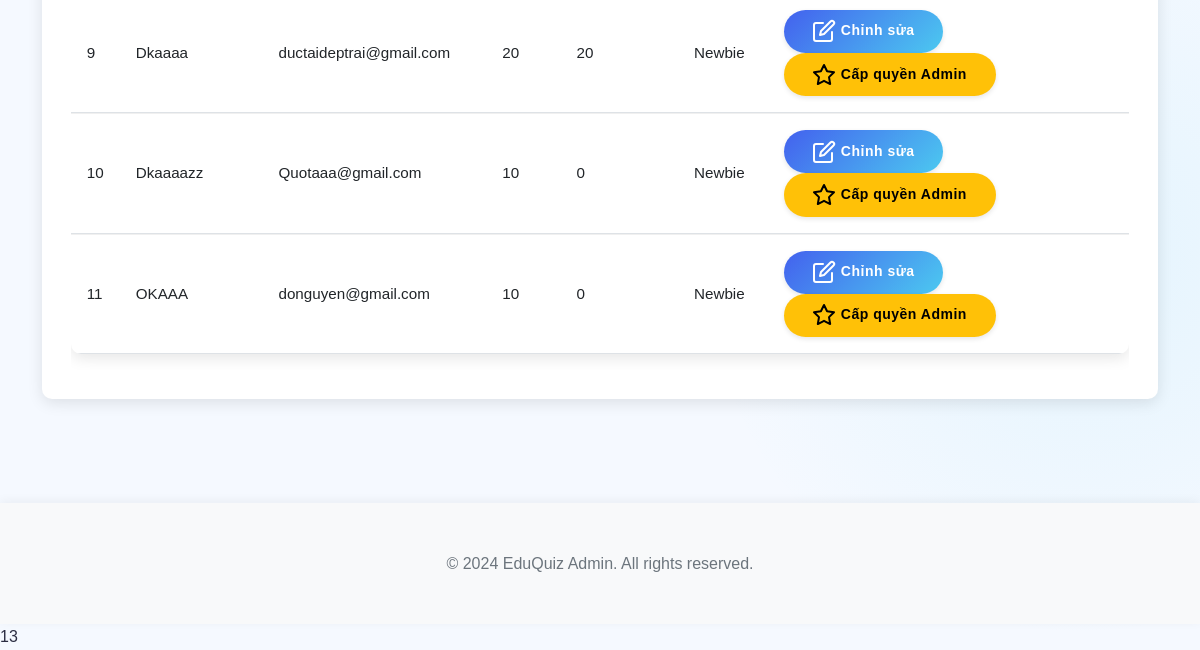
The page /admin_users (signed in, lower part) on the database as committed earlier.
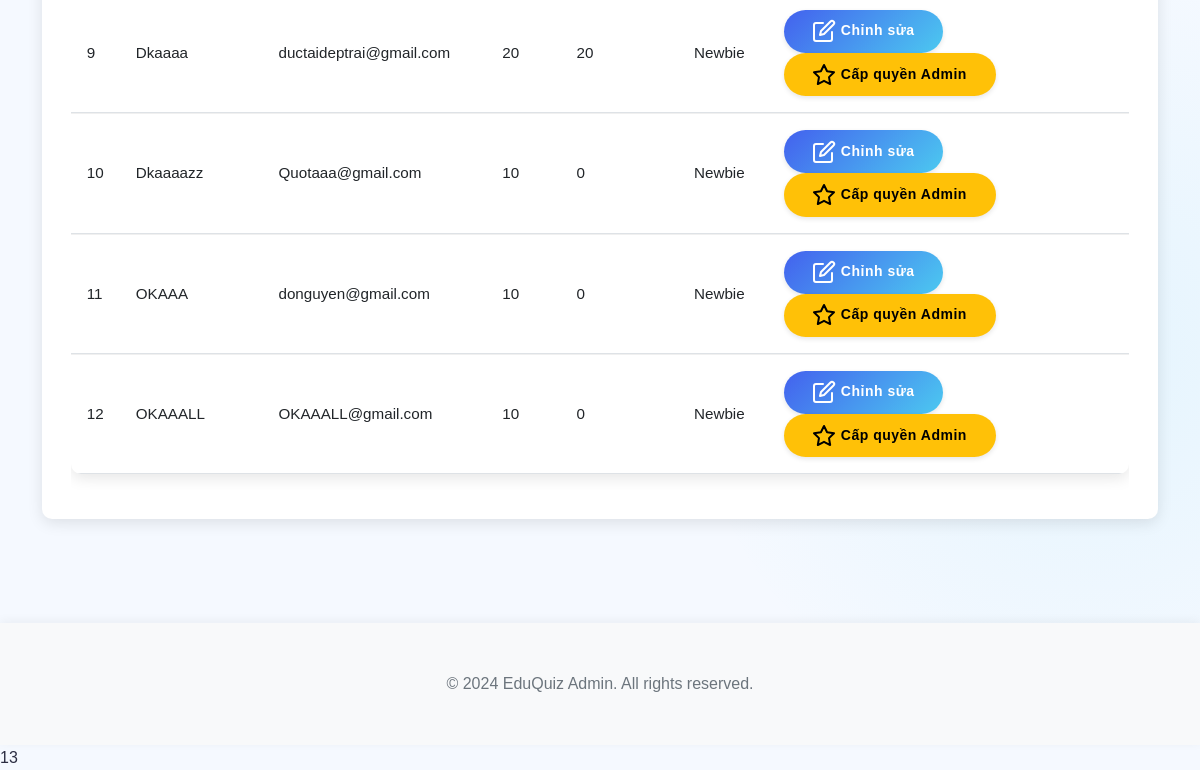
The same page on the database as committed later.
### models.py (models this page shows, shortened)
class User(UserMixin, db.Model):
    id = db.Column(db.Integer, primary_key=True)
    username = db.Column(db.String(64), unique=True, nullable=False)
    email = db.Column(db.String(120), unique=True, nullable=False)
    password_hash = db.Column(db.String(256))
    coins = db.Column(db.Integer, default=10)  # New users start with 10 coins
    experience = db.Column(db.Integer, default=0)  # Experience points
    rank = db.Column(db.String(50), default='Newbie')
    is_admin = db.Column(db.Boolean, default=False)
    contributions = db.relationship('Contribution', backref='author', lazy=True)
    inventory_items = db.relationship('InventoryItem', backref='owner', lazy=True)
    achievements = db.relationship('UserAchievement', backref='user', lazy=True)
    daily_quests = db.relationship('UserDailyQuest', backref='user', lazy=True)
    total_questions_answered = db.Column(db.Integer, default=0)
    correct_answers = db.Column(db.Integer, default=0)
    easy_questions_completed = db.Column(db.Integer, default=0)
    medium_questions_completed = db.Column(db.Integer, default=0)
    hard_questions_completed = db.Column(db.Integer, default=0)
    daily_quest_points = db.Column(db.Integer, default=0)
    daily_streak = db.Column(db.Integer, default=0)
    last_daily_login = db.Column(db.Date, nullable=True)

### app.py (the view)
@app.route('/admin_users')
@login_required
def admin_users():
    if not current_user.is_admin:
        abort(403)
    from models import User
    users = User.query.all()
    return render_template('admin/users.html', users=users)

### app.py (called while the page is built)
@login_manager.user_loader
def load_user(user_id):
    from models import User
    return User.query.get(int(user_id))

### templates/admin/users.html (shortened to what this page needs)
{% extends "admin/base.html" %}
{% block content %}
<div class="admin-section">
    <div class="admin-section-content">
        <div class="card">
            <div class="card-body">
                <div class="table-responsive">
                    <table class="table table-hover admin-table">
                        <tbody>
                            {% for user in users %}
                            <tr>
                                <td>{{ user.id }}</td>
                                <td>{{ user.username }}</td>
                                <td>{{ user.email }}</td>
                                <td>{{ user.coins }}</td>
                                <td>{{ user.experience }}</td>
                                <td>{{ user.rank }}</td>
                                <td>
                                    <button class="btn btn-sm btn-primary edit-user-btn" data-user-id="{{ user.id }}" data-bs-toggle="modal" data-bs-target="#editModal{{ user.id }}">
                                        <i data-feather="edit"></i> Chỉnh sửa
                                    </button>
                                    <form id="toggleAdmin-{{ user.id }}" method="POST" action="{{ url_for('toggle_admin', user_id=user.id) }}" class="d-inline">
                                        {% if not user.is_admin %}
                                        <button type="submit" class="btn btn-sm btn-warning">
                                            <i data-feather="star"></i> Cấp quyền Admin
                                        </button>
                                        {% else %}
                                        <button type="submit" class="btn btn-sm btn-secondary">
                                            <i data-feather="user"></i> Hủy quyền Admin
                                        </button>
                                        {% endif %}
                                    </form>
                                </td>
                            </tr>
                            {% endfor %}
                        </tbody>
                    </table>
                </div>
            </div>
        </div>
    </div>
</div>
{% endblock %}

### templates/admin/base.html (shortened to what this page needs)
<!doctype html>
<html lang="en">
    <head>
        <link
            href="https://cdn.jsdelivr.net/npm/bootstrap@5.1.3/dist/css/bootstrap.min.css"
            rel="stylesheet"
        />
        <link
            href="https://unpkg.com/aos@2.3.1/dist/aos.css"
            rel="stylesheet"
        />
        <link
            href="https://cdnjs.cloudflare.com/ajax/libs/font-awesome/5.15.3/css/all.min.css"
            rel="stylesheet"
        />
        <link
            href="{{ url_for('static', filename='css/style.css') }}"
            rel="stylesheet"
        />
        <link
            href="{{ url_for('static', filename='css/admin.css') }}"
            rel="stylesheet"
        />
    </head>
    <body>
        <div class="container mt-4">
             {% block content %}{%
            endblock %}
        </div>
        <footer class="footer mt-5 py-3 bg-light">
            <div class="container text-center">
                <span class="text-muted"
                    >© 2024 EduQuiz Admin. All rights reserved.</span
                >
            </div>
        </footer>
    </body>
</html>
<line_number>13</line_number>

### static/css/style.css (style rules this page uses)
body { font-family: 'Roboto', sans-serif; color: var(--text-color); background-color: #f5f9ff; background-image: radial-gradient(circle at 10% 20%, rgba(67, 97, 238, 0.1) 0%, transparent 20%), radial-gradient(circle at 90% 80%, rgba(76, 201, 240, 0.1) 0%, transparent 20%); line-height: 1.6; }
.container { padding-top: 2rem; padding-bottom: 2rem; }
.card { border: none; border-radius: var(--border-radius); box-shadow: var(--box-shadow); transition: all 0.4s ease; margin-bottom: 1.5rem; background-color: white; overflow: hidden; position: relative; }
.card::before { content: ''; position: absolute; top: 0; left: 0; width: 100%; height: 4px; background: var(--gradient-bg); opacity: 0; transition: opacity 0.3s ease; }
.card-body { padding: 1.8rem; }
.btn { border-radius: 50px; padding: 0.6rem 1.8rem; font-weight: 600; transition: all 0.3s; border: none; letter-spacing: 0.5px; position: relative; overflow: hidden; z-index: 1; }
.btn-primary { background: var(--gradient-bg); box-shadow: 0 4px 10px rgba(67, 97, 238, 0.25);, 213, 0.3); }
.table { border-collapse: separate; border-spacing: 0; width: 100%; border-radius: var(--border-radius); overflow: hidden; box-shadow: var(--box-shadow); }
:root { --accent-color: #f72585; --info-color: #4895ef; --warning-color: #f8961e; --danger-color: #f94144; --soft-blue: #e8f0fe; --text-secondary: #6c757d; }
body { font-family: 'Nunito', sans-serif; min-height: 100vh; line-height: 1.6; }
.card { overflow: hidden; margin-bottom: 1.5rem; }
.btn { transition: all 0.3s ease; box-shadow: 0 2px 5px rgba(0, 0, 0, 0.1); }
.footer { background-color: white; box-shadow: 0 -2px 10px rgba(0, 0, 0, 0.05); padding: 1.5rem 0; margin-top: 3rem; }
.footer .text-muted { color: var(--text-secondary) !important; font-weight: 500; }
.table { border-collapse: separate; border-spacing: 0; width: 100%; }

### static/css/admin.css (style rules this page uses)
.admin-table { font-size: 0.95rem; }
.admin-table { width: 100%; }
.card, .table-responsive, .modal { transition: none !important; animation: none !important; }
* { animation-duration: 0s !important; transition-duration: 0s !important; }

Rows that differ between the two databases and show on the page:
added User: id "12", username "OKAAALL", email "OKAAALL@gmail.com", coins "10", experience "0", rank "Newbie", is_admin False (drawn)
